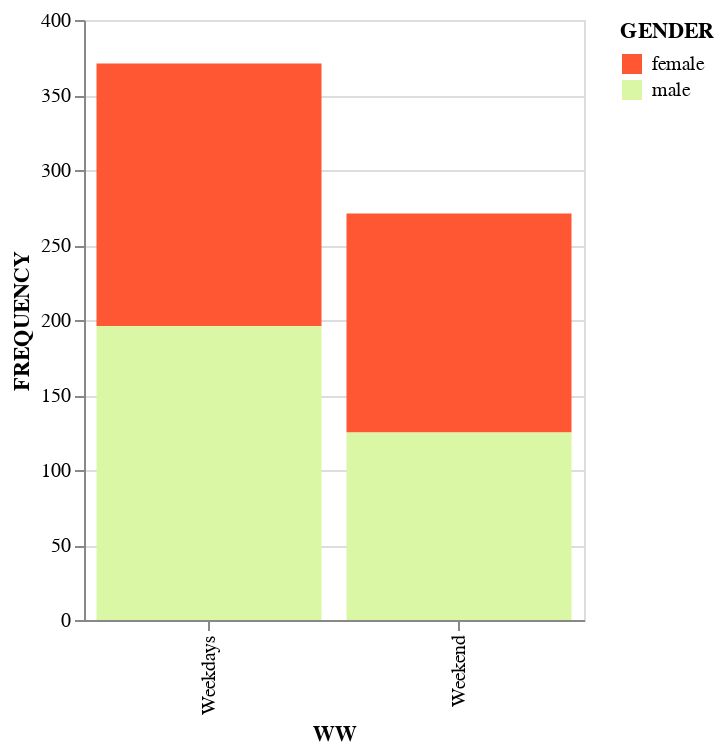

Source (notebook cell):
### Markdown cell above
#### CUSTOMER TYPE BASED ON: GENDER
##### Weekend and Weekdays

### Code cell
g_ww = ld2.groupby(['WW','GENDER']).size().reset_index()
g_ww.rename(columns={0: 'FREQUENCY'}, inplace=True)

chartGender1 = alt.Chart(g_ww).mark_bar().encode(
    x='WW',
    y='FREQUENCY',
    color=alt.Color('GENDER', scale=alt.Scale(range=["#FF5733", "#DAF7A6"]))
).properties(
    width=250  
)


chartGender1

### Figure 1 — Vega-Lite specification as saved in the notebook (floating-point values rounded to 4 significant figures)
{"config": {"view": {"continuousWidth": 400, "continuousHeight": 300}}, "data": {"name": "data-b0ed115ad969163aa48edf447805bad7"}, "mark": "bar", "encoding": {"color": {"type": "nominal", "field": "GENDER", "scale": {"range": ["#FF5733", "#DAF7A6"]}}, "x": {"type": "nominal", "field": "WW"}, "y": {"type": "quantitative", "field": "FREQUENCY"}}, "width": 250, "$schema": "https://vega.github.io/schema/vega-lite/v4.8.1.json", "datasets": {"data-b0ed115ad969163aa48edf447805bad7": [{"WW": "Weekdays", "GENDER": "female", "FREQUENCY": 175}, {"WW": "Weekdays", "GENDER": "male", "FREQUENCY": 196}, {"WW": "Weekend", "GENDER": "female", "FREQUENCY": 146}, {"WW": "Weekend", "GENDER": "male", "FREQUENCY": 125}]}}
